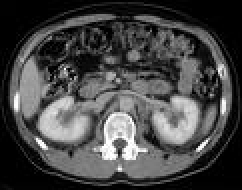
%> input picture hw4/HW4codes/CTimage.jpg, 121 x 95 px (shown 2 times larger)
$ octave HW4Q5.m   (GNU Octave 9; MATLAB toolbox functions it lacks are replaced by stand-ins)
%> lines starting %> are read from the running program, lines starting %| are printed output that depends on the picture
A = double(rgb2gray(imread('CTimage.jpg')));
%> A: size 95x121 double; min 0, max 255, mean 70
avFilter  = ones(3)/9;
lapFilter = [0 -1 0; -1 4 -1; 0 -1 0];

A1 = conv2(A, avFilter,'same');
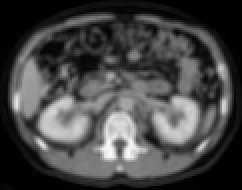
%> A1: size 95x121 double (shown 2 times larger); min 0, max 250.8, mean 70
A2 = conv2(A, lapFilter,'same');
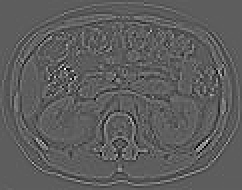
%> A2: size 95x121 double (shown 2 times larger); min -351, max 605, mean 0.1; drawn with min black and max white
A3 = A1+A2;
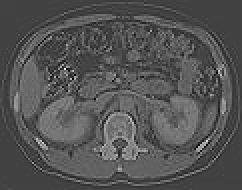
%> A3: size 95x121 double (shown 2 times larger); min -253.9, max 727.9, mean 70.1; drawn with min black and max white

subplot(2,2,1);
imshow(uint8(A));
subplot(2,2,2);
imshow(uint8(A1));
subplot(2,2,3);
imshow(uint8(A2));
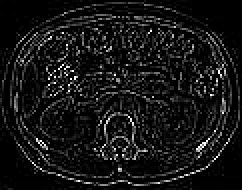
%> displayed picture: size 95x121, on the screen's scale of 0 to 255 (shown 2 times larger); min 0, max 255, mean 21
subplot(2,2,4);
imshow(uint8(A3));
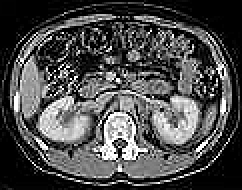
%> displayed picture: size 95x121, on the screen's scale of 0 to 255 (shown 2 times larger); min 0, max 255, mean 75.4

$ run again, with hw4/HW4codes/app-ndt-Chip-5.jpg copied over hw4/HW4codes/CTimage.jpg
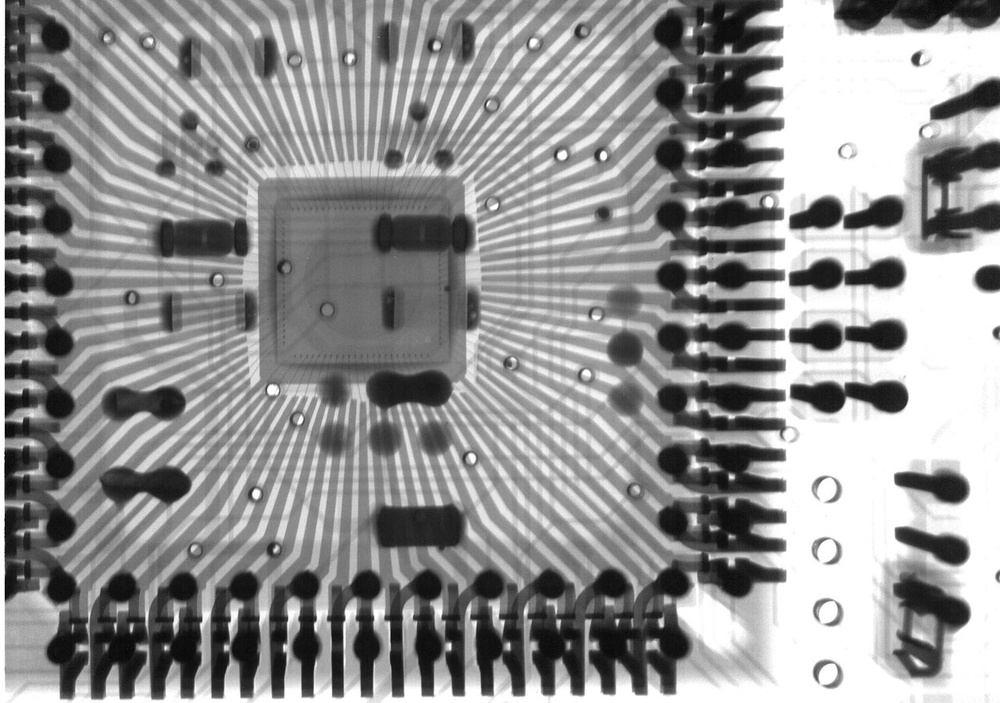
%> input picture hw4/HW4codes/app-ndt-Chip-5.jpg, 1000 x 703 px, shrunk from 1280 x 900 before the run
%> `A3 = A1+A2;`:
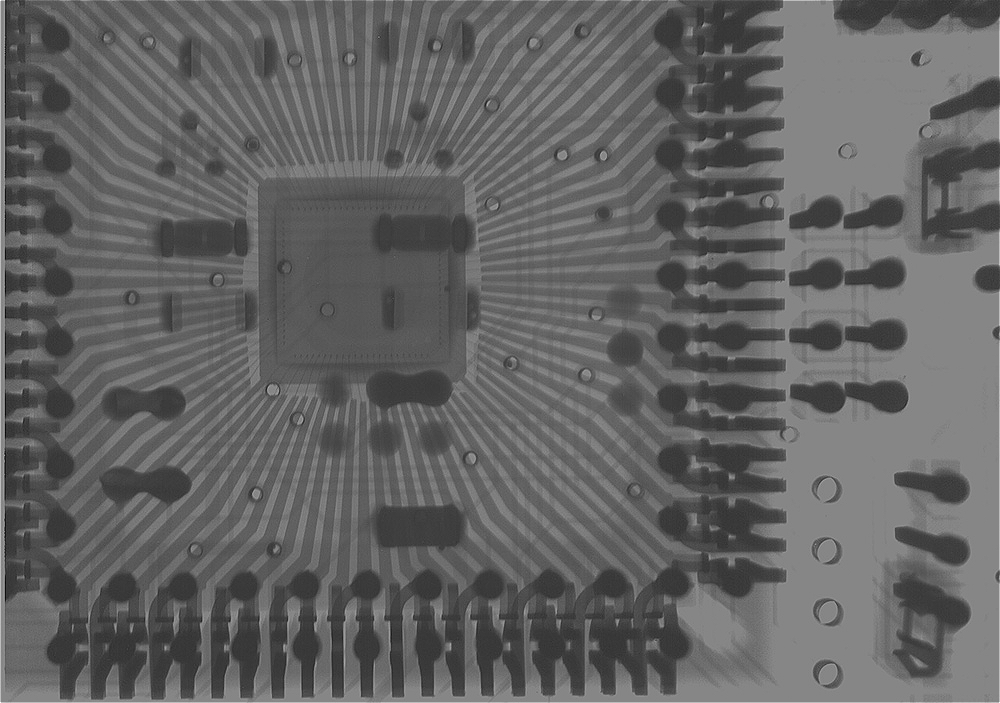
%> A3: size 703x1000 double; min -158.6, max 625, mean 147.6; drawn with min black and max white
%> `imshow(uint8(A2));`:
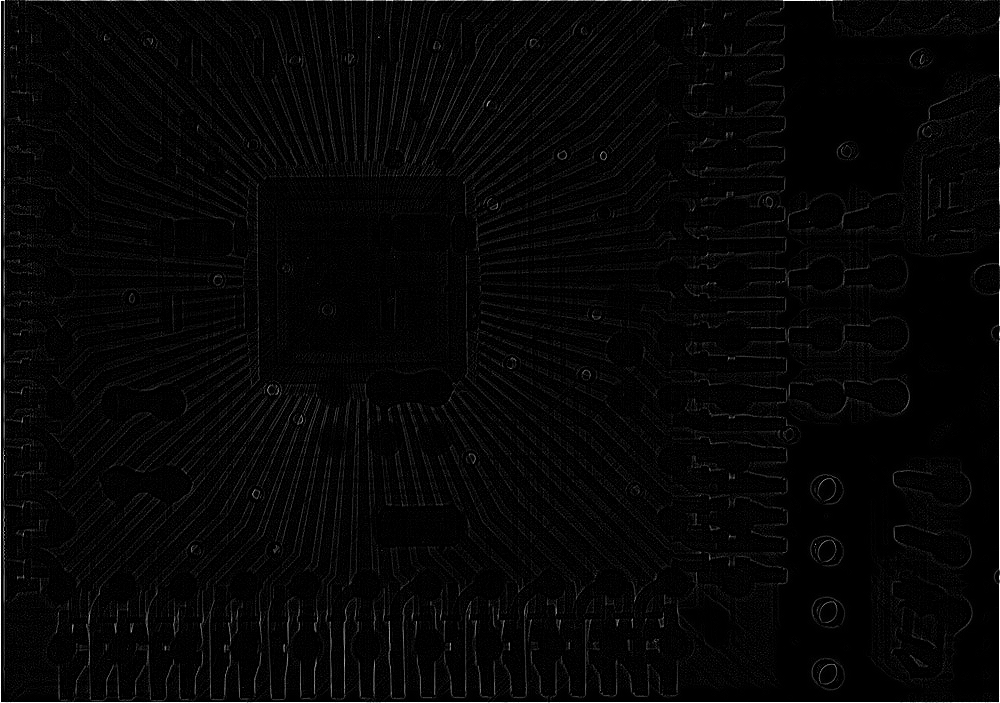
%> displayed picture: size 703x1000, on the screen's scale of 0 to 255; min 0, max 255, mean 6.1
